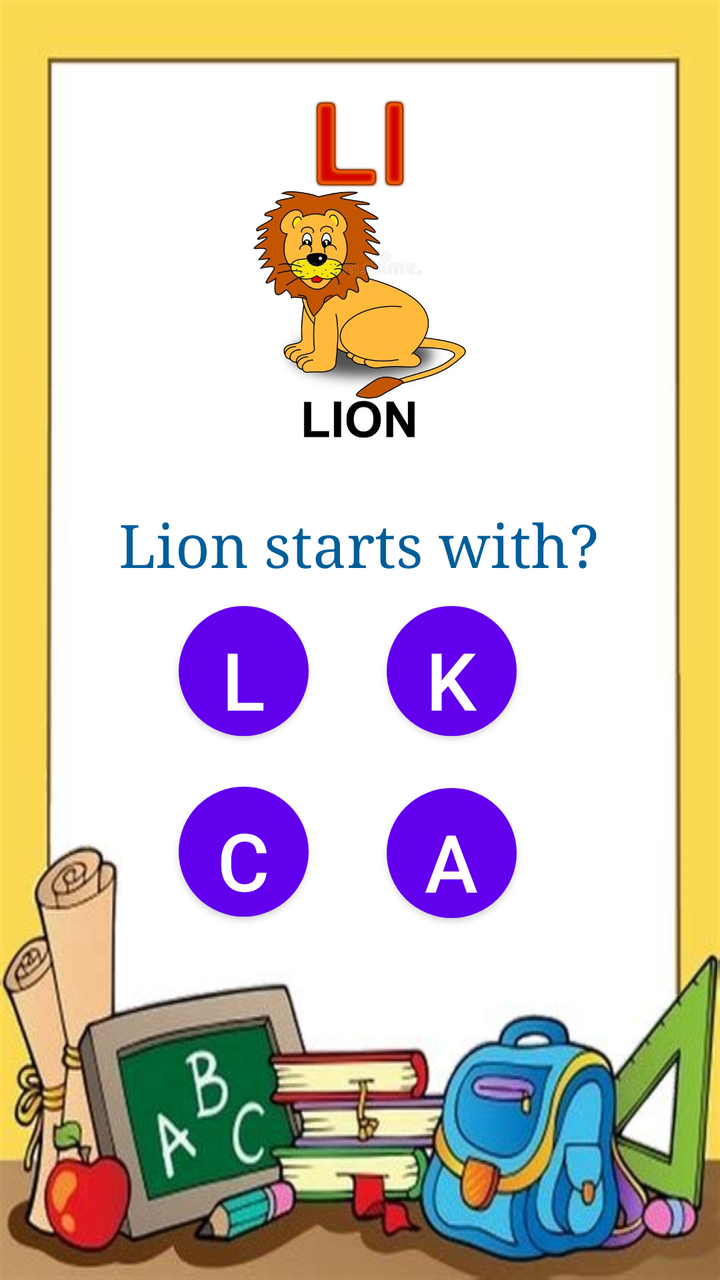
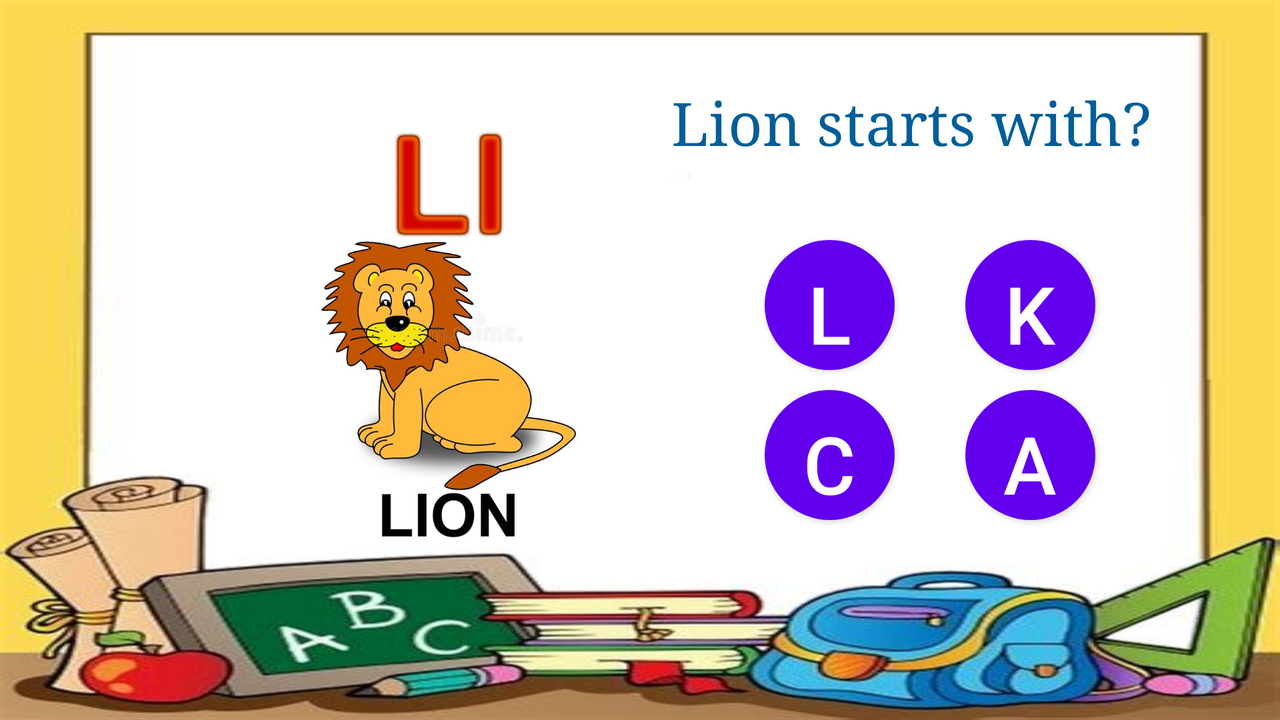

First picture: res/layout/ on a phone held upright. Second picture: the repository's own variant of that layout, on a device whose configuration matches the variant's folder. Source for both follows.
<!-- AndroidManifest.xml: application theme Theme.MC_ASSIGNMENT01_KidsEnglishBook -->
<!-- res/layout/activity_ques2.xml -->
<?xml version="1.0" encoding="utf-8"?>
<androidx.constraintlayout.widget.ConstraintLayout xmlns:android="http://schemas.android.com/apk/res/android"
    xmlns:app="http://schemas.android.com/apk/res-auto"
    xmlns:tools="http://schemas.android.com/tools"
    android:layout_width="match_parent"
    android:layout_height="match_parent"
    android:background="@drawable/bg"
    tools:context=".ques1">

    <ImageView
        android:id="@+id/imageView2"
        android:layout_width="278dp"
        android:layout_height="181dp"
        app:layout_constraintBottom_toBottomOf="parent"
        app:layout_constraintEnd_toEndOf="parent"
        app:layout_constraintHorizontal_bias="0.496"
        app:layout_constraintStart_toStartOf="parent"
        app:layout_constraintTop_toTopOf="parent"
        app:layout_constraintVertical_bias="0.089"
        app:srcCompat="@drawable/q2" />

    <TextView
        android:id="@+id/textView"
        android:layout_width="wrap_content"
        android:layout_height="wrap_content"
        android:fontFamily="serif"
        android:text="Lion starts with?"
        android:textAlignment="center"
        android:textColor="#005E9A"
        android:textFontWeight="@integer/material_motion_duration_long_1"
        android:textSize="30dp"
        app:layout_constraintBottom_toBottomOf="parent"
        app:layout_constraintEnd_toEndOf="parent"
        app:layout_constraintHorizontal_bias="0.497"
        app:layout_constraintStart_toStartOf="parent"
        app:layout_constraintTop_toBottomOf="@+id/imageView2"
        app:layout_constraintVertical_bias="0.08" />

    <Button
        android:id="@+id/correct2"
        android:layout_width="65dp"
        android:layout_height="65dp"
        android:background="@drawable/circular_buttons"
        android:text="L"
        android:textAllCaps="false"
        android:textColor="#FFFFFF"
        android:textSize="40sp"
        app:layout_constraintBottom_toBottomOf="parent"
        app:layout_constraintEnd_toEndOf="parent"
        app:layout_constraintHorizontal_bias="0.303"
        app:layout_constraintStart_toStartOf="parent"
        app:layout_constraintTop_toTopOf="parent"
        app:layout_constraintVertical_bias="0.527" />

    <Button
        android:id="@+id/k1"
        android:layout_width="65dp"
        android:layout_height="65dp"
        android:background="@drawable/circular_buttons"
        android:text="K"
        android:textAllCaps="false"
        android:textColor="#FFFFFF"
        android:textSize="40sp"
        app:layout_constraintBottom_toBottomOf="parent"
        app:layout_constraintEnd_toEndOf="parent"
        app:layout_constraintHorizontal_bias="0.277"
        app:layout_constraintStart_toEndOf="@+id/correct2"
        app:layout_constraintTop_toTopOf="parent"
        app:layout_constraintVertical_bias="0.527" />

    <Button
        android:id="@+id/c1"
        android:layout_width="65dp"
        android:layout_height="65dp"
        android:background="@drawable/circular_buttons"
        android:text="C"
        android:textAllCaps="false"
        android:textColor="#FFFFFF"
        android:textSize="40sp"
        app:layout_constraintBottom_toBottomOf="parent"
        app:layout_constraintEnd_toEndOf="parent"
        app:layout_constraintHorizontal_bias="0.303"
        app:layout_constraintStart_toStartOf="parent"
        app:layout_constraintTop_toBottomOf="@+id/correct2"
        app:layout_constraintVertical_bias="0.123" />

    <Button
        android:id="@+id/a2"
        android:layout_width="65dp"
        android:layout_height="65dp"
        android:background="@drawable/circular_buttons"
        android:text="A"
        android:textAllCaps="false"
        android:textColor="#FFFFFF"
        android:textSize="40sp"
        app:layout_constraintBottom_toBottomOf="parent"
        app:layout_constraintEnd_toEndOf="parent"
        app:layout_constraintHorizontal_bias="0.278"
        app:layout_constraintStart_toEndOf="@+id/c1"
        app:layout_constraintTop_toBottomOf="@+id/k1"
        app:layout_constraintVertical_bias="0.125" />

</androidx.constraintlayout.widget.ConstraintLayout>
<!-- resources referenced by this layout -->
<resources>
  <!-- drawable bg: jpg bitmap (drawable, 26356 bytes) -->
  <!-- drawable circular_buttons (drawable) -->
  <?xml version="1.0" encoding="utf-8"?>
  <shape xmlns:android="http://schemas.android.com/apk/res/android" android:shape="rectangle">
  
      <gradient android:startColor="#2AF598" android:endColor="#009EFD" android:type="linear"/>
      <corners android:radius="999dp"/>
  
  </shape>
  <!-- drawable q2: jpg bitmap (drawable, 45016 bytes) -->
  <style name="Theme.MC_ASSIGNMENT01_KidsEnglishBook" parent="Theme.MaterialComponents.DayNight.NoActionBar">
          
          <item name="colorPrimary">@color/purple_500</item>
          <item name="colorPrimaryVariant">@color/purple_700</item>
          <item name="colorOnPrimary">@color/white</item>
          
          <item name="colorSecondary">@color/teal_200</item>
          <item name="colorSecondaryVariant">@color/teal_700</item>
          <item name="colorOnSecondary">@color/black</item>
          
          <item name="android:statusBarColor" tools:targetApi="l">?attr/colorPrimaryVariant</item>
          
      </style>
</resources>
<!-- res/layout-land/activity_ques2.xml (the repository's variant of the layout above) -->
<!-- drawn on the phone turned sideways -->
<?xml version="1.0" encoding="utf-8"?>
<androidx.constraintlayout.widget.ConstraintLayout xmlns:android="http://schemas.android.com/apk/res/android"
    xmlns:app="http://schemas.android.com/apk/res-auto"
    xmlns:tools="http://schemas.android.com/tools"
    android:layout_width="match_parent"
    android:layout_height="match_parent"
    android:background="@drawable/bg"
    tools:context=".ques1">

    <ImageView
        android:id="@+id/imageView2"
        android:layout_width="343dp"
        android:layout_height="217dp"
        app:layout_constraintBottom_toBottomOf="parent"
        app:layout_constraintEnd_toEndOf="parent"
        app:layout_constraintHorizontal_bias="0.177"
        app:layout_constraintStart_toStartOf="parent"
        app:layout_constraintTop_toTopOf="parent"
        app:layout_constraintVertical_bias="0.386"
        app:srcCompat="@drawable/q2" />

    <TextView
        android:id="@+id/textView"
        android:layout_width="wrap_content"
        android:layout_height="wrap_content"
        android:fontFamily="serif"
        android:text="Lion starts with?"
        android:textAlignment="center"
        android:textColor="#005E9A"
        android:textFontWeight="@integer/material_motion_duration_long_1"
        android:textSize="30dp"
        app:layout_constraintBottom_toBottomOf="parent"
        app:layout_constraintEnd_toEndOf="parent"
        app:layout_constraintHorizontal_bias="0.84"
        app:layout_constraintStart_toStartOf="parent"
        app:layout_constraintTop_toTopOf="parent"
        app:layout_constraintVertical_bias="0.129" />

    <Button
        android:id="@+id/correct2"
        android:layout_width="65dp"
        android:layout_height="65dp"
        android:background="@drawable/circular_buttons"
        android:text="L"
        android:textAllCaps="false"
        android:textColor="#FFFFFF"
        android:textSize="40sp"
        app:layout_constraintBottom_toBottomOf="parent"
        app:layout_constraintEnd_toEndOf="parent"
        app:layout_constraintHorizontal_bias="0.665"
        app:layout_constraintStart_toStartOf="parent"
        app:layout_constraintTop_toTopOf="parent"
        app:layout_constraintVertical_bias="0.407" />

    <Button
        android:id="@+id/k1"
        android:layout_width="65dp"
        android:layout_height="65dp"
        android:background="@drawable/circular_buttons"
        android:text="K"
        android:textAllCaps="false"
        android:textColor="#FFFFFF"
        android:textSize="40sp"
        app:layout_constraintBottom_toBottomOf="parent"
        app:layout_constraintEnd_toEndOf="parent"
        app:layout_constraintHorizontal_bias="0.278"
        app:layout_constraintStart_toEndOf="@+id/correct2"
        app:layout_constraintTop_toTopOf="parent"
        app:layout_constraintVertical_bias="0.407" />

    <Button
        android:id="@+id/c1"
        android:layout_width="65dp"
        android:layout_height="65dp"
        android:background="@drawable/circular_buttons"
        android:text="C"
        android:textAllCaps="false"
        android:textColor="#FFFFFF"
        android:textSize="40sp"
        app:layout_constraintBottom_toBottomOf="parent"
        app:layout_constraintEnd_toEndOf="parent"
        app:layout_constraintHorizontal_bias="0.665"
        app:layout_constraintStart_toStartOf="parent"
        app:layout_constraintTop_toBottomOf="@+id/correct2"
        app:layout_constraintVertical_bias="0.091" />

    <Button
        android:id="@+id/a2"
        android:layout_width="65dp"
        android:layout_height="65dp"
        android:background="@drawable/circular_buttons"
        android:text="A"
        android:textAllCaps="false"
        android:textColor="#FFFFFF"
        android:textSize="40sp"
        app:layout_constraintBottom_toBottomOf="parent"
        app:layout_constraintEnd_toEndOf="parent"
        app:layout_constraintHorizontal_bias="0.278"
        app:layout_constraintStart_toEndOf="@+id/c1"
        app:layout_constraintTop_toBottomOf="@+id/k1"
        app:layout_constraintVertical_bias="0.091" />

</androidx.constraintlayout.widget.ConstraintLayout>
